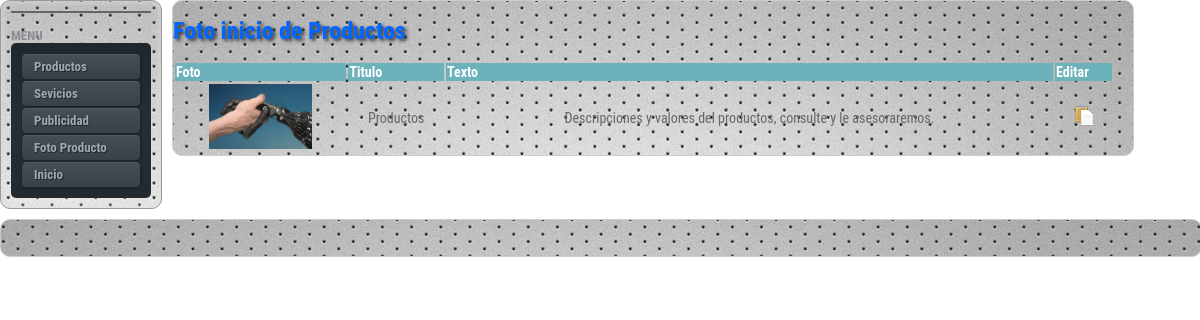
/admin/fotopro-lista.php, run on the app's committed database.
### tables this page shows
CREATE TABLE `inicioproducto` (
  `idProduc` int(11) NOT NULL AUTO_INCREMENT,
  `Foto` varchar(100) DEFAULT NULL,
  `Titulo` varchar(50) DEFAULT NULL,
  `Texto` varchar(200) DEFAULT NULL,
  PRIMARY KEY (`idProduc`)
);

### admin/fotopro-lista.php (the view, shortened to what this page needs)
<?php require_once('../Connections/conexion.php');?>
<?php
$query_ObtengoLogo = "SELECT * FROM inicioproducto";
$ObtengoLogo = mysql_query($query_ObtengoLogo, $conexion) or die(mysql_error());
$row_ObtengoLogo = mysql_fetch_assoc($ObtengoLogo);
?>
<!doctype html>
<html>
<head>
<link href="../css/principaladmin.css" rel="stylesheet" type="text/css">
</head>
<body>
<div class="container">
  <div class="sidebar1">
    <ul class="nav">
      <li></li>
    </ul>
    <?php include("../includes/includeadmin.php");
?>
    </div>
  <div class="content">
    <h1>Foto inicio de Productos</h1>
 <table width="98%" border="0">
   <tr class="fondotitulo">
     <td><strong>Foto</strong></td>
     <td><strong>Titulo</strong></td>
     <td><strong>Texto</strong></td>
     <td><strong>Editar</strong></td>
     </tr>
   <tr>
     <td align="center"><img src="../images/<?php echo $row_ObtengoLogo['Foto']; ?>" alt="" width="103" height="65" /></td>
     <td align="center"><?php echo $row_ObtengoLogo['Titulo']; ?></td>
     <td align="center"><?php echo $row_ObtengoLogo['Texto']; ?></td>
     <td align="center"><a href="fotopro-edit.php?recordID=<?php echo $row_ObtengoLogo['idProduc']; ?>"><img src="../images/iconos/editar.png" alt="" width="27" height="27" /></a></td>
     </tr>
 </table>
 </div>
  <div class="footer">
    <p>&nbsp;</p>
    </div>
  </div>
</body>
</html>

### css/principaladmin.css (style rules this page uses)
body { margin: 0; padding: 0; color: #333; background-repeat: no-repeat; background-position: center center; font-family:'Roboto Condensed', sans-serif; font-size: 14px; line-height: normal; background-color: #FFF; }
ul, ol, dl { padding: 0; margin: 0; }
h3, h4, h5, h6, { margin-top: 0; padding-right: 15px; padding-left: 0px; font-size: 13px; }
p { margin: 0px; padding: 0px; }
a img { border: none; }
h1 { font-size: 24px; color: #06F; border-top-width: 1px; border-right-width: 1px; border-bottom-width: 1px; border-left-width: 1px; border-top-style: none; border-right-style: none; border-bottom-style: none; border-left-style: none; text-shadow: 0.1em 0.1em 0.15em #333; }
a { color: #1b7ec3; text-decoration: none; }
.container { width: 100%; background-color: #FFF; margin-top: 0; margin-right: auto; margin-bottom: 0; margin-left: auto; }
.sidebar1 { float: left; background-color: #FFF; border: 1px solid #999999; width: 140px; -moz-border-radius: 10px; -webkit-border-radius: 10px; box-shadow: inset 0 0 8px #dcddde; -moz-box-shadow: inset 0 0 8px #dcddde; -webkit-box-shadow: inset 0 0 8px #dcddde; background-image: url(../images/fondo.jpg); background-repeat: repeat-x; background-position: center top; margin-right: 10px; padding: 10px; font-size: 13px; color: #8D8A95; right: 10px; }
.content { width: 780px; float: left; background-color: #FFF; border: 1px solid #CCCCCC; width: 80%; -moz-border-radius: 10px; -webkit-border-radius: 10px; background-image: url(../images/fondo.jpg); background-repeat: repeat-x; background-position: center top; color: #666; margin: 0px; padding: 0px; clip: rect(auto,100px,auto,auto); }
ul.nav { list-style: none; border-top: 1px solid #666; margin-bottom: 15px; }
ul.nav li { border-bottom: 1px solid #666; }
.footer { position: relative; clear: both; background-color: #FFF; border: 1px solid #CCCCCC; width: 100%; -moz-border-radius: 10px; -webkit-border-radius: 10px; background-image: url(../images/fondo.jpg); background-repeat: repeat-x; background-position: center top; padding-top: 10px; padding-right: 0; padding-bottom: 10px; padding-left: 0; top: 10px; }
.fondotitulo { color: #FFF; background-color: #6CB2BA; }

### data on the page
inicioproducto: Foto (picture), Titulo "Productos", Texto "Descripciones y valores del productos, consulte y le asesoraremos."
